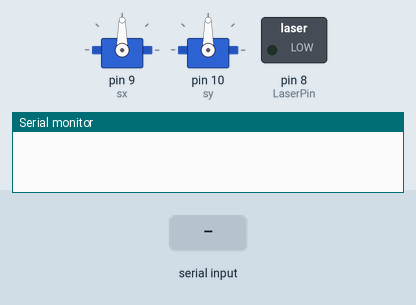
Simulated run of this sketch. Board: Arduino Uno, built with avr-gcc and run on an emulated ATmega328P. Parts: 2 × servo, switched loads named in the sketch (green lamp = pin HIGH), the last lines printed to the serial monitor. The test bench sets the inputs (shaded band).

Above: at 1.2 s.
1.3 s: "C" received over Serial
At 2.6 s:
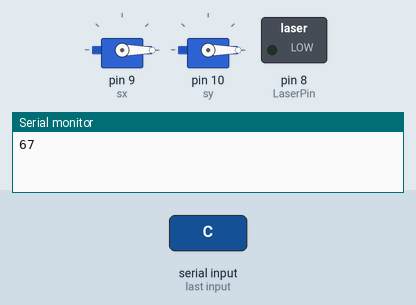
3.8 s: "H" received over Serial
At 5.0 s:
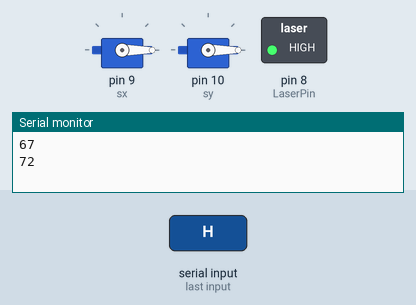
5.3 s: "L" received over Serial
At 6.1 s:
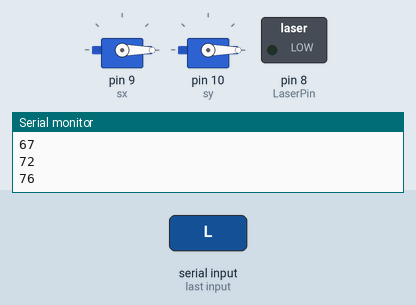
Timing chart, 0 to 8.3 s (numbered marks = the images above; inputs shaded):
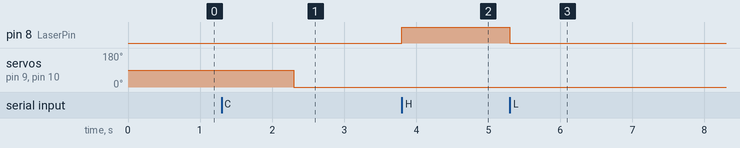

The sketch:

motorXserial.ino
```cpp
#include <Servo.h>

int incomingByte = 0;
const int LaserPin = 8;

Servo sx; // Servo to control X axis
Servo sy; // Servo to control Y axis

byte coords[2];
int xdeg = 90; // Servo position on X axis
int ydeg = 90; // Servo position on Y axis

void setup() {
  // put your setup code here, to run once:

  // Start communication on the Serial Console.
  Serial.begin(9600); // 9600 baud rate
  // Initialize the Servo Motors
  sx.attach(9);
  sy.attach(10);

  sx.write(xdeg);
  sy.write(ydeg);

  // Control the LaserPin
  pinMode(LaserPin, OUTPUT);
  // Turn it off by default.
  digitalWrite(LaserPin, LOW);
}

void loop() {
  // put your main code here, to run repeatedly:

  if (Serial.available() > 0) {
    incomingByte = Serial.read();

    // This means we're sending coordinate data
    if (incomingByte == 'C') {
      // Read co-ordinates
      Serial.readBytes(coords, 2);
      // Update motors accordingly.
      sx.write((int)coords[0]);
      sy.write((int)coords[1]);

    } else if (incomingByte == 'H') {
      // Turn on our Laser
      digitalWrite(LaserPin, HIGH);
    } else if (incomingByte == 'L') {
      // Turn off our Laser
      digitalWrite(LaserPin, LOW);
    } else {
      // ignore everything else
    }

    Serial.println(incomingByte);
    Serial.flush();
  }
}
```

Measured:
- after the input at 1.3 s, servo on pin 9 (sx), servo on pin 10 (sy): 90° → 0° after 1.0 s
- after the input at 3.8 s, pin 8 (LaserPin): LOW → HIGH at once
- after the input at 5.3 s, pin 8 (LaserPin): HIGH → LOW at once
